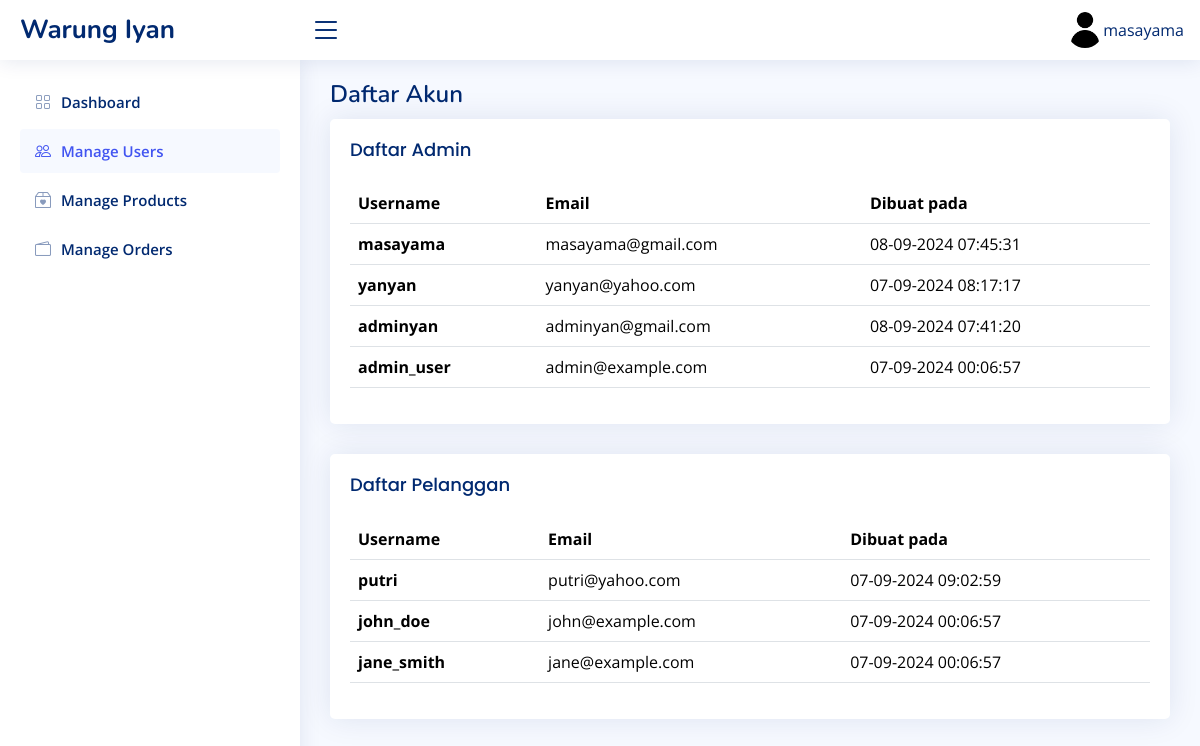
The app's page /admin/users.php (signed in) with its own data.
### tables this page shows
CREATE TABLE `users` (
  `id` char(36) NOT NULL,
  `username` varchar(50) NOT NULL,
  `password` varchar(255) NOT NULL,
  `email` varchar(100) NOT NULL,
  `is_admin` tinyint(1) DEFAULT 0,
  `created_at` timestamp NOT NULL DEFAULT current_timestamp()
);

### helpers/user_crud.php (called while the page is built, shortened)
<?php
require_once __DIR__ . '/../config/sql_connection.php';
function getAdminUsers($limit = 10)
{
    global $conn;
    $sql = "SELECT id, username, email, is_admin, created_at
            FROM users
            WHERE is_admin = TRUE
            LIMIT ?";
    $stmt = $conn->prepare($sql);
    $stmt->bind_param("i", $limit);
    $stmt->execute();
    $result = $stmt->get_result();
    $users = $result->fetch_all(MYSQLI_ASSOC);
    return $users;
}
function getNonAdminUsers($limit = 10)
{
    global $conn;
    $sql = "SELECT id, username, email, is_admin, created_at
            FROM users
            WHERE is_admin = FALSE
            LIMIT ?";
    $stmt = $conn->prepare($sql);
    $stmt->bind_param("i", $limit);
    $stmt->execute();
    $result = $stmt->get_result();
    $users = $result->fetch_all(MYSQLI_ASSOC);
    return $users;
}

### src/admin/users.php (the view, shortened to what this page needs)
<?php
require_once __DIR__ . '/../../helpers/user_crud.php';
$adminUsers  = getAdminUsers(10);
$nonAdminUsers  = getNonAdminUsers(10);
?>
<div class="card">
    <div class="card-body">
        <h5 class="card-title">Daftar Admin</h5>
        <table class="table table-hover">
            <thead>
                <tr>
                    <th scope="col">Username</th>
                    <th scope="col">Email</th>
                    <th scope="col">Dibuat pada</th>
                </tr>
            </thead>
            <tbody>
                <?php foreach ($adminUsers  as $user): ?>
                    <tr>
                        <th scope="row"><?php echo htmlspecialchars($user['username']); ?></th>
                        <td><?php echo htmlspecialchars($user['email']); ?></td>
                        <td><?php echo date('d-m-Y H:i:s', strtotime($user['created_at'])); ?></td>
                    </tr>
                <?php endforeach; ?>
            </tbody>
        </table>
    </div>
</div>
<div class="card">
    <div class="card-body">
        <h5 class="card-title">Daftar Pelanggan</h5>
        <table class="table table-hover">
            <thead>
                <tr>
                    <th scope="col">Username</th>
                    <th scope="col">Email</th>
                    <th scope="col">Dibuat pada</th>
                </tr>
            </thead>
            <tbody>
                <?php foreach ($nonAdminUsers  as $user): ?>
                    <tr>
                        <th scope="row"><?php echo htmlspecialchars($user['username']); ?></th>
                        <td><?php echo htmlspecialchars($user['email']); ?></td>
                        <td><?php echo date('d-m-Y H:i:s', strtotime($user['created_at'])); ?></td>
                    </tr>
                <?php endforeach; ?>
            </tbody>
        </table>
    </div>
</div>
<?php
include('../../layouts/admin/layout.php');
?>

### resources/admin/css/style.css (style rules this page uses)
:root { scroll-behavior: smooth; }
body { font-family: "Open Sans", sans-serif; background: #f6f9ff; color: #444444; }
h1, h2, h3, h4, h5, h6 { font-family: "Nunito", sans-serif; }
.card { margin-bottom: 30px; border: none; border-radius: 5px; box-shadow: 0px 0 30px rgba(1, 41, 112, 0.1); }
.card-title { padding: 20px 0 15px 0; font-size: 18px; font-weight: 500; color: #012970; font-family: "Poppins", sans-serif; }
.card-body { padding: 0 20px 20px 20px; }

### records on screen
users: username "masayama", email "masayama@gmail.com", created_at "08-09-2024 07:45:31"
users: username "yanyan", email "yanyan@yahoo.com", created_at "07-09-2024 08:17:17"
users: username "adminyan", email "adminyan@gmail.com", created_at "08-09-2024 07:41:20"
users: username "admin_user", email "admin@example.com", created_at "07-09-2024 00:06:57"
users: username "putri", email "putri@yahoo.com", created_at "07-09-2024 09:02:59"
users: username "john_doe", email "john@example.com", created_at "07-09-2024 00:06:57"
users: username "jane_smith", email "jane@example.com", created_at "07-09-2024 00:06:57"

### other values on screen
$_SESSION['username'] "masayama"
$pageTitle "Daftar Akun"
